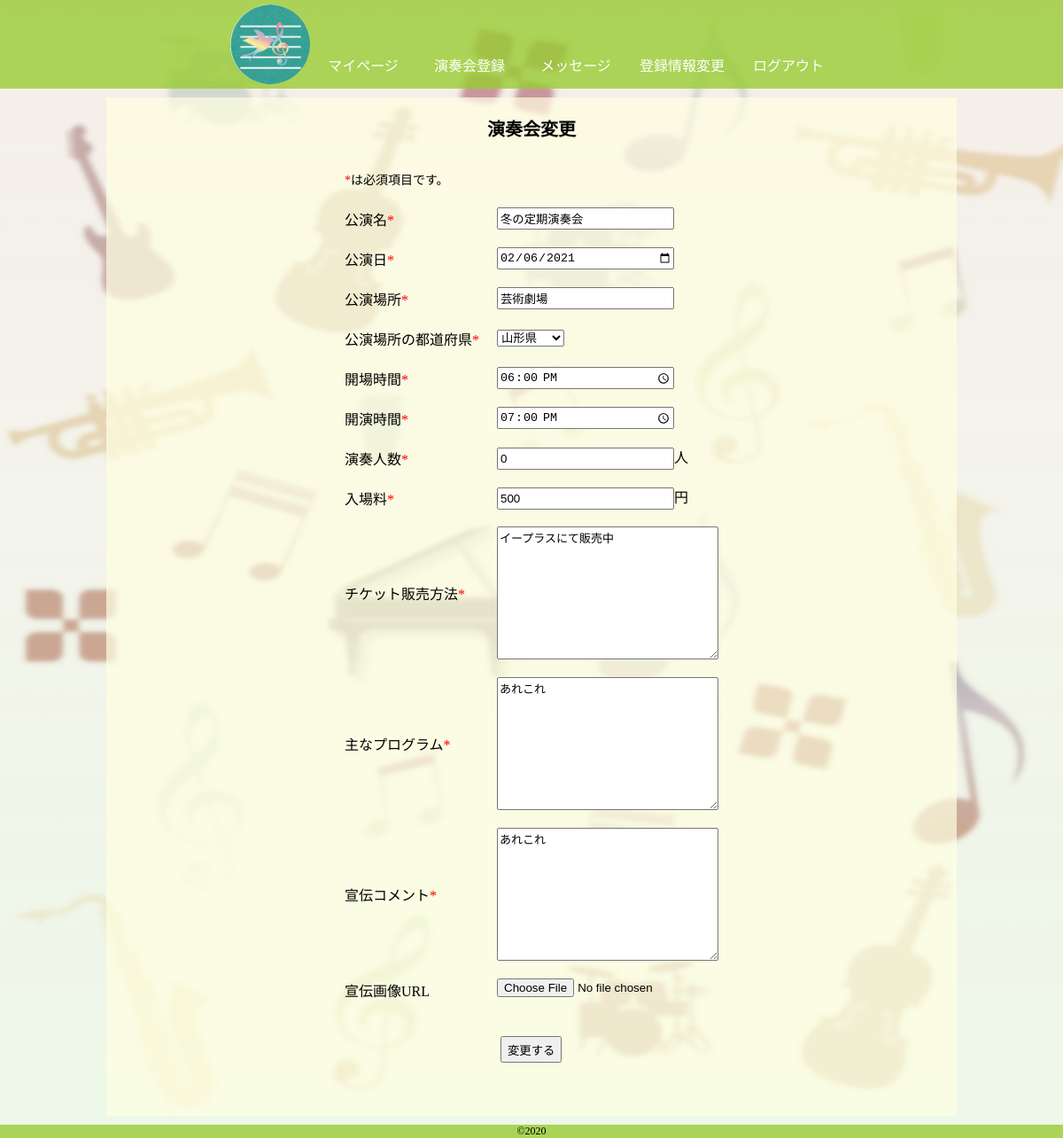
Screenshot of /promote/concert_insert.php?edit=6 (signed in) with the database file from the repository.
### tables this page shows
CREATE TABLE `concerts` (
  `id` int(11) NOT NULL,
  `name` varchar(255) NOT NULL,
  `dated` date NOT NULL,
  `place` varchar(255) NOT NULL,
  `todouhuken_id` int(11) NOT NULL,
  `entrance` time NOT NULL,
  `start` time NOT NULL,
  `number_p` int(11) NOT NULL,
  `admission` int(11) NOT NULL,
  `ticket` varchar(255) NOT NULL,
  `program` varchar(500) NOT NULL,
  `comment` varchar(500) NOT NULL,
  `image` mediumblob,
  `created_at` timestamp NULL DEFAULT NULL,
  `updated_at` datetime NOT NULL DEFAULT '1000-01-01 00:00:00',
  `promote_id` int(11) NOT NULL
);

### model/DB.php (called while the page is built, shortened)
<?php
class DB{
  private $host;
  private $dbname;
  private $user;
  private $pass;
  public function __construct($host,$dbname,$user,$pass){
    $this->host = $host;
    $this->dbname = $dbname;
    $this->user = $user;
    $this->pass = $pass;
  }
  public function connectDb(){
    $this->connect = new PDO('mysql:dbname='.$this->dbname.';host='.$this->host.';charset=utf8',$this->user,$this->pass);
  }
}

### model/Concert.php (called while the page is built, shortened)
<?php
require_once "DB.php";
class Concert extends DB{
  public function findConcertsDetails($id){
    $sql = 'SELECT * FROM concerts WHERE id = :id';
    $stmt = $this->connect->prepare($sql);
    $params = array(':id' => $id);
    $stmt->execute($params);
    $result = $stmt->fetch();
    return $result;
  }
}

### config/config.php (called while the page is built)
<?php
$host = 'localhost';
$dbname = 'create_php';
$user = 'root';
$pass = 'root';

### promote/concert_insert.php (the view, shortened to what this page needs)
<?php
require_once "../config/config.php";
require_once "../model/Concert.php";
try{
  $Concert = new Concert($host,$dbname,$user,$pass);
  $Concert->connectDb();
  if(isset($_GET['edit'])){
    $result['User'] = $Concert->findConcertsDetails($_GET['edit']);
  }
}
catch(PDOException $e){
  echo 'エラー'.$e->getMessage();
}
?>
<!DOCTYPE html>
<html lang="ja">
  <head>
    <link rel="stylesheet" type="text/css" href="../css/base.css">
    <link rel="stylesheet" type="text/css" href="../css/login.css">
  </head>
  <body>
    <?php
    require_once "header.php";
    ?>
    <div class="login">
      <div class="wrap">
        <?php if(isset($_GET['edit'])):?>
          <p class="p_head">演奏会変更</p>
        <?php else:?>
          <p class="p_head">演奏会登録</p>
        <?php endif;?>
        <form action="" method="post" enctype="multipart/form-data">
          <table>
            <th class="size14"><span>*</span>は必須項目です。</th>
            <tr>
              <th>公演名<span>*</span></th>
              <td><input type="text" name="name" value="<?php if(isset($_GET['edit'])){ echo $result['User']['name'];}else{if(isset($_POST['name'])){echo $_POST['name'];}}?>"></td>
            </tr>
            <tr>
              <th>公演日<span>*</span></th>
              <td><input type="date" name="dated" max="9999-12-31" value="<?php if(isset($_GET['edit'])){ echo $result['User']['dated'];}else{if(isset($_POST['dated'])){echo $_POST['dated'];}}?>"></td>
            </tr>
            <tr>
              <th>公演場所<span>*</span></th>
              <td><input type="text" name="place" value="<?php if(isset($_GET['edit'])){ echo $result['User']['place'];}else{if(isset($_POST['place'])){echo $_POST['place'];}}?>"></td>
            </tr>
            <tr>
              <th>公演場所の都道府県<span>*</span></th>
              <td>
                <select name="todouhuken_id">
                  <option value="6" <?php if(isset($_GET['edit'])){ if($result['User']['todouhuken_id'] === '6'){ echo 'selected';}}?>>山形県</option>
                </select>
              </td>
            </tr>
            <tr>
              <th>開場時間<span>*</span></th>
              <td><input type="time" name="entrance" value="<?php if(isset($_GET['edit'])){ echo $result['User']['entrance'];}else{if(isset($_POST['entrance'])){echo $_POST['entrance'];}}?>"></td>
            </tr>
            <tr>
              <th>開演時間<span>*</span></th>
              <td><input type="time" name="start" value="<?php if(isset($_GET['edit'])){ echo $result['User']['start'];}else{if(isset($_POST['start'])){echo $_POST['start'];}}?>"></td>
            </tr>
            <tr>
              <th>演奏人数<span>*</span></th>
              <td><input type="number" name="number_p" min="0" value="<?php if(isset($_GET['edit'])){ echo $result['User']['number_p'];}else{if(isset($_POST['number_p'])){echo $_POST['number_p'];}}?>">人</td>
            </tr>
            <tr>
              <th>入場料<span>*</span></th>
              <td><input type="number" name="admission" min="0" value="<?php if(isset($_GET['edit'])){ echo $result['User']['admission'];}else{if(isset($_POST['admission'])){echo $_POST['admission'];}}?>">円</td>
            </tr>
            <tr>
              <th>チケット販売方法<span>*</span></th>
              <td><textarea type="text" name="ticket"><?php if(isset($_GET['edit'])){ echo $result['User']['ticket'];}else{if(isset($_POST['ticket'])){echo $_POST['ticket'];}}?></textarea></td>
            </tr>
            <tr>
              <th>主なプログラム<span>*</span></th>
              <td><textarea type="text" name="program"><?php if(isset($_GET['edit'])){ echo $result['User']['program'];}else{if(isset($_POST['program'])){echo $_POST['program'];}}?></textarea></td>
            </tr>
            <tr>
              <th>宣伝コメント<span>*</span></th>
              <td><textarea type="text" name="comment"><?php if(isset($_GET['edit'])){ echo $result['User']['comment'];}else{if(isset($_POST['comment'])){echo $_POST['comment'];}}?></textarea></td>
            </tr>
            <tr>
              <th>宣伝画像URL</th>
              <td><input type="file" name="image" accept="image/*" value="<?php if(isset($_GET['edit'])){ echo $result['User']['image'];}else{if(isset($_POST['image'])){echo $_POST['image'];}}?>"></td>
            </tr>
          </table>
          <div class="botan">
            <?php if(isset($_GET['edit'])):?>
              <input class="submit" type="submit" name="submit" value="変更する">
            <?php else:?>
              <input class="submit" type="submit" name="submit" value="登　録">
            <?php endif;?>
          </div>
        </form>
      </div>
    </div>
    <?php
    require_once "../html/footer.php";
    ?>
  </body>
</html>

### css/base.css (style rules this page uses)
body, h1, h2, h3, h4, h5, h6, p, address, ul, ol, li, dl, dt, dd, img, form, table, tr, th, td { margin: 0; padding: 0; border: none; font-style: normal; font-weight: normal; font-size: 100%; text-align: left; list-style-type: none; border-collapse: collapse; }
textarea { font-size: 100%; vertical-align:middle; }
input { line-height:auto;vertical-align:middle; }
body { font-family:'ヒラギノ角ゴ Pro W3','Hiragino Kaku Gothic Pro','メイリオ',Meiryo,'ＭＳ Ｐゴシック',sans-serif; }
* { -webkit-box-sizing: border-box; -moz-box-sizing: border-box; -o-box-sizing: border-box; -ms-box-sizing: border-box; box-sizing: border-box; }
body { font-family: 'ヒラギノ丸ゴ Pro W4'; background-image: url(../image/image8-2-2.png); background-size: 100% 100%; background-repeat: no-repeat; display: flex; flex-flow: column; min-height: 100vh; }
.wrap { width: 60%; margin: 10px auto; padding: 20px 0; background-color: rgba(255,255,225,0.7); }
.p_head { font-size: 20px; font-weight: bold; text-align: center; }
span { color: red; }
@media screen and (max-width: 1300px) { .wrap { width: 80%; } }

### css/login.css (style rules this page uses)
p { text-align: center; }
table { margin: 20px auto; }
.size14 { font-size: 14px; }
tr { height: 45px; }
td { padding-left: 20px; }
table input { width: 200px; height: 25px; }
textarea { width: 250px; height: 150px; margin: 10px auto; }
.botan { width: 70px; margin: 30px auto 40px auto; }
.submit { height: 30px; }

### rows the page displays
concerts: name "冬の定期演奏会", dated "02/06/2021", place "芸術劇場", todouhuken_id "山形県", entrance "18:00:00", start "19:00:00", number_p "0", admission "500", ticket "イープラスにて販売中", program "あれこれ", comment "あれこれ"
